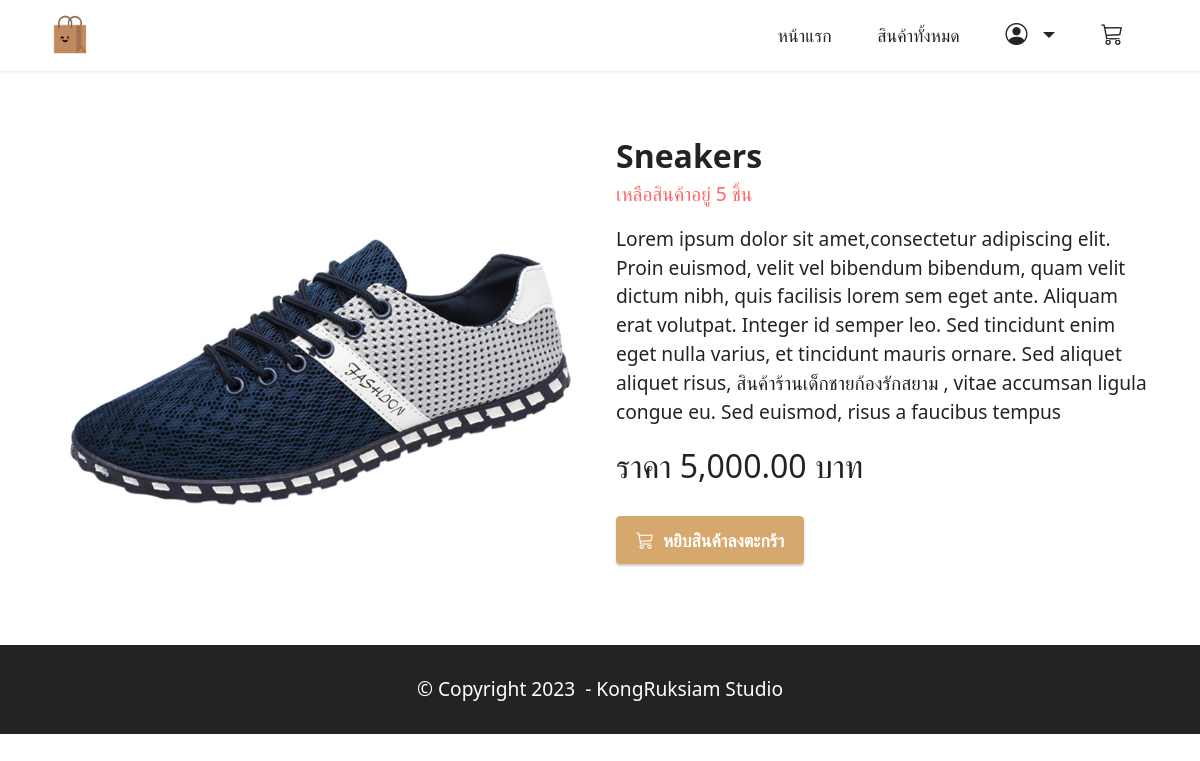
/product/details/2, run on the app's committed database.
### productsApp/models.py (models this page shows)
class Product(models.Model):
  name=models.CharField(max_length=50)
  description=models.TextField()
  price=models.DecimalField(max_digits=10,decimal_places=2)
  stock=models.IntegerField()
  isTrending=models.BooleanField(default=False)
  image=models.ImageField(upload_to="products",blank=True)

### productsApp/views.py (the view)
# urls.py: path("product/details/<int:id>",views.productDetail,name="productDetail"),
def productDetail(request,id):
  product=Product.objects.get(pk=id)
  return render(request,"detail.html",{"product":product})

### productsApp/templates/detail.html (shortened to what this page needs)
{% extends "layout.html" %}
{% load humanize %}
{% block content %}
    <div class="container my-3">
      <div class="card-wrapper">
          <div class="row align-items-center mt-4 my-2">
              <div class="col-12 col-lg-6">
                  <div class="image-wrapper">
                      <img src="{{product.image.url}}">
                  </div>
              </div>
              <div class="col-12 col-lg-6 my-4">
                  <div class="text-box">
                      <h5 class="mbr-title mbr-fonts-style display-5">
                          <strong>{{product.name}}</strong>
                          <p class="display-7 text-secondary">เหลือสินค้าอยู่ {{product.stock}} ชิ้น</p>
                      </h5>
                      <p class="mbr-text mbr-fonts-style display-7">
                        {{product.description}}
                      </p>
                      <div class="cost">
                          <span class="currentcost mbr-fonts-style pr-2 display-5">ราคา {{product.price| intcomma}} บาท</span>
                      </div>
                      <div class="mbr-section-btn pt-3">
                        {% if product.stock <= 0 %}
                          <h2 class="mx-2 text-secondary"><b>Out of stock</b></h2>
                        {% else %}
                          <a href="cart.html" class="btn btn-primary display-4">
                            <i class="bi bi-cart3"></i></i>&nbsp;
                              หยิบสินค้าลงตะกร้า
                          </a>
                        {% endif %}
                      </div>
                  </div>
              </div>
          </div>
      </div>
      <br>
  </div>
{% endblock %}

### productsApp/static/assets/theme/css/style.css (style rules this page uses)
body { font-style: normal; line-height: 1.5; font-weight: 400; color: #232323; position: relative; }
section, .container, .container-fluid { position: relative; word-wrap: break-word; }
a { font-style: normal; font-weight: 400; cursor: pointer; }
a, a:hover { text-decoration: none; }
.mbr-text { font-style: normal; line-height: 1.7; }
h1, h2, h3, h4, h5, h6, .display-1, .display-2, .display-4, .display-5, .display-7, span, p, a { line-height: 1; word-break: break-word; word-wrap: break-word; font-weight: 400; }
b, strong { font-weight: bold; }
img, iframe { display: block; width: 100%; }
.mbr-section-btn { margin-left: -0.6rem; margin-right: -0.6rem; font-size: 0; }
.btn { font-weight: 600; border-width: 1px; font-style: normal; margin: 0.6rem 0.6rem; white-space: normal; transition: all 0.2s ease-in-out; display: inline-flex; align-items: center; justify-content: center; word-break: break-word; }
.row { display: -webkit-flex; -webkit-flex-wrap: wrap; }
.card-wrapper { -webkit-flex: 1; }
html, body { height: auto; min-height: 100vh; }
.mt-4 { margin-top: 2rem !important; }
@media (min-width: 992px) { .container { padding-left: 16px; padding-right: 16px; } }
@media (min-width: 992px) { .row { margin-left: -16px; margin-right: -16px; } }
@media (min-width: 992px) { .row > [class*=col] { padding-left: 16px; padding-right: 16px; } }
.card-wrapper, .item-wrapper { overflow: hidden; }

### productsApp/static/assets/custom/css/custom-style.css (style rules this page uses)
.display-4 { font-size: 1.1rem; line-height: 1.5; }
.display-5 { font-size: 2rem; line-height: 1.5; }
.display-7 { font-size: 1.2rem; line-height: 1.5; }
.btn { padding: 0.6rem 1.2rem; border-radius: 4px; }
.btn-primary, .btn-primary:active { background-color: #d7a86e !important; border-color: #d7a86e !important; color: #ffffff !important; box-shadow: 0 2px 2px 0 rgba(0, 0, 0, 0.2); }
.text-secondary { color: #ff6666 !important; }
a, a:hover { color: #d7a86e; }
body { overflow-x: hidden; }
a { transition: color 0.6s; }

### data on the page
Product: image (picture), name "Sneakers", stock "5", description "Lorem ipsum dolor sit amet,consectetur adipiscing elit. Proin euismod, velit vel bibendum bibendum, quam velit dictum nibh, quis facilisis lorem sem eget ante. Aliquam erat volutpat. Integer id semper leo. Sed tincidunt enim eget nulla varius, et tincidunt mauris ornare. Sed aliquet aliquet risus, สินค้าร้านเด็กชายก้องรักสยาม , vitae accumsan ligula congue eu. Sed euismod, risus a faucibus tempus", price "5,000.00"
